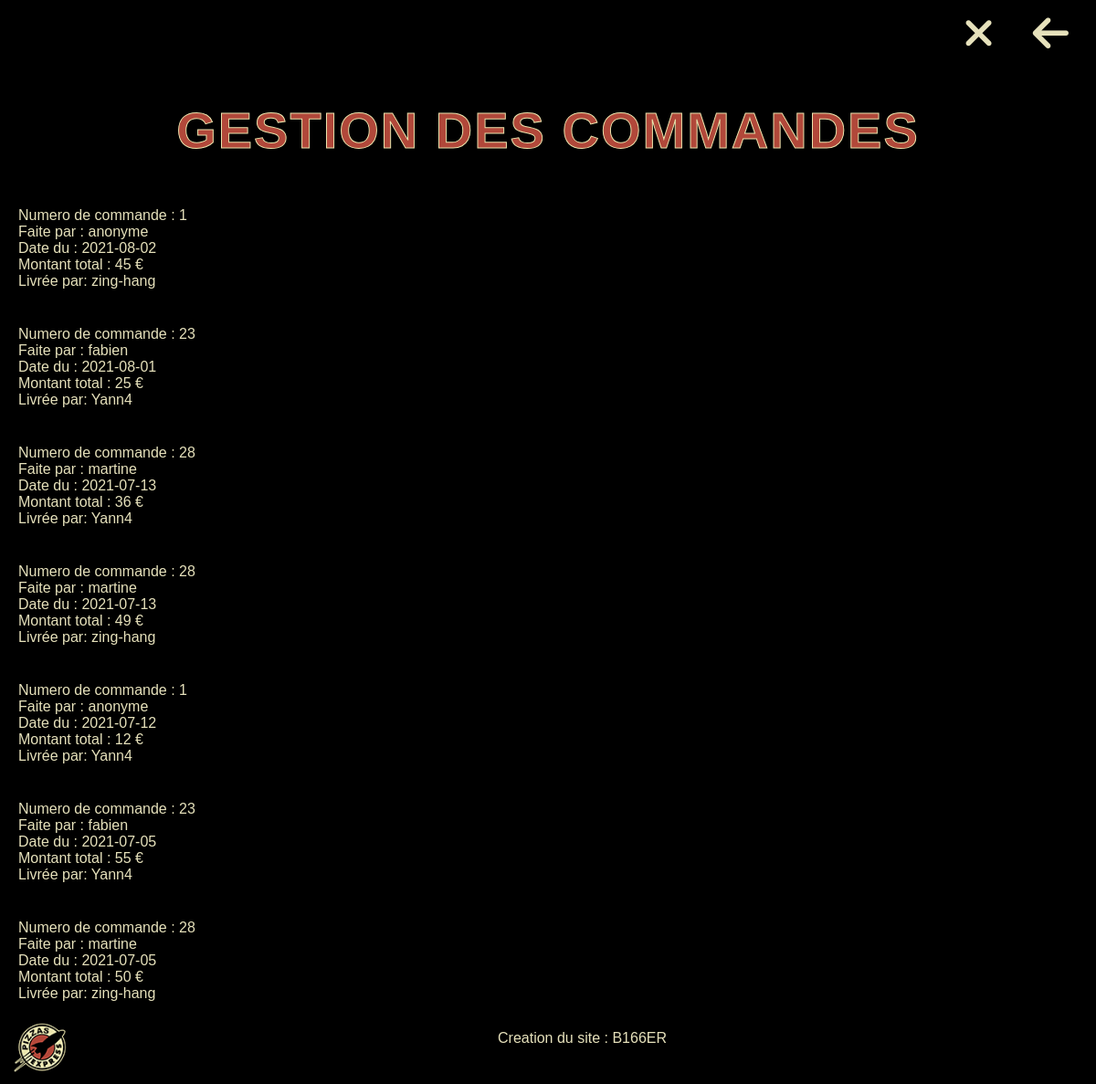
The page /indexAdmin.php?action=listOrderAdmin (signed in) on the database its author committed.
### tables this page shows
CREATE TABLE `orderList` (
  `order_id` int(11) NOT NULL,
  `order_date` date NOT NULL,
  `order_price` int(11) NOT NULL,
  `user_id` int(11) NOT NULL,
  `livreur_id` int(11) NOT NULL
);

CREATE TABLE `user` (
  `userId` int(11) NOT NULL,
  `userName` varchar(255) NOT NULL,
  `userFirstname` varchar(255) NOT NULL,
  `userAdress` varchar(255) NOT NULL,
  `userPhone` int(11) NOT NULL,
  `userMail` varchar(255) NOT NULL,
  `userPWD` varchar(255) NOT NULL
);

CREATE TABLE `livreur` (
  `id` int(10) UNSIGNED NOT NULL,
  `livreurName` varchar(255) NOT NULL,
  `livreurPhone` varchar(255) NOT NULL,
  `livreurEmail` varchar(255) NOT NULL
);

### app/Controllers/back/BackController.php (called while the page is built, shortened)
<?php
class BackController
{
    public function listOrderAdmin()
    {
        $user = new \Project\Models\OrderManager();
        $bestUser = $user->adminOrder();
        require 'app/Views/back/listUsers.php';
    }
}

### app/Models/OrderManager.php (called while the page is built, shortened)
<?php
class OrderManager extends Manager{
    public function adminOrder()
    {
        $bdd = $this->dbConnect();
        $req = $bdd->query("SELECT * FROM orderList
        INNER JOIN user
        ON orderList.user_id = user.userId
        INNER JOIN livreur
        ON orderList.livreur_id = livreur.id
        ORDER BY order_date DESC");
        return $req;
    }
}

### app/Views/back/listUsers.php (the view, shortened to what this page needs)
<h1>Gestion des commandes</h1>
<section>
    <?php foreach($bestUser as  $user){ ?>
    <div class="card_articles">
        <div class="article_content">Numero de commande : <?= $user["userId"] ?></div>
        <div>Faite par : <?= $user["userName"] ?></div>
        <div>Date du : <?= $user["order_date"] ?></div>
        <div>Montant total : <?= $user["order_price"] ?> €</div>
        <div>Livrée par: <?= $user["livreurName"] ?></div>
    </div>
    <?php   } ?>
</section>
<?php require 'templates/template.php'; ?>

### app/Public/back/css/style.css (style rules this page uses)
* { margin: 0; font-family: 'Arial Black', arial; box-sizing: border-box; color: rgb(230, 225, 187); }
h1, h2, h3 { width: 100%; text-align: center; text-transform: uppercase; color: rgb(177, 72, 58); -webkit-text-stroke: 1px rgb(235, 228, 173); letter-spacing: 2px; }
h1 { padding: 70px 0 32px 0; font-size: 3.5em; }
section { width:100%; display:flex; flex-direction: column; }
.card_articles { width: auto; min-width: 350px; padding: 20px 20px; }

### rows shown on the page
orderlist: user.userId "1", user.userName "anonyme", order_date "2021-08-02", order_price "45", livreur.livreurName "zing-hang"
orderlist: user.userId "23", user.userName "fabien", order_date "2021-08-01", order_price "25", livreur.livreurName "Yann4"
orderlist: user.userId "28", user.userName "martine", order_date "2021-07-13", order_price "36", livreur.livreurName "Yann4"
orderlist: user.userId "28", user.userName "martine", order_date "2021-07-13", order_price "49", livreur.livreurName "zing-hang"
orderlist: user.userId "1", user.userName "anonyme", order_date "2021-07-12", order_price "12", livreur.livreurName "Yann4"
orderlist: user.userId "23", user.userName "fabien", order_date "2021-07-05", order_price "55", livreur.livreurName "Yann4"
orderlist: user.userId "28", user.userName "martine", order_date "2021-07-05", order_price "50", livreur.livreurName "zing-hang"
